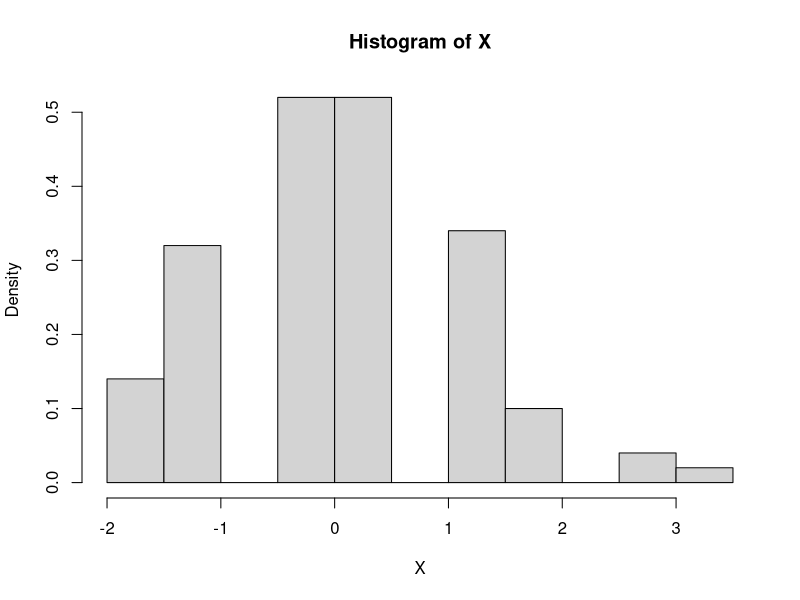

Here is the R script that generated this plot: (Note: this script raises an error after producing the figure.)
###########################
#Leacture 7: Simulations
##########################

#The central limit theorem

n=10;p=.25;S= rbinom(1,n,p)
 (S - n*p)/sqrt(n*p*(1-p))
n = 10;p = .25;S = rbinom(100,n,p)
X = (S - n*p)/sqrt(n*p*(1-p)) # has 100 random numbers
hist(X,prob=T)

#For loops

results =numeric(0) # a place to store the results
 for (i in 1:100) { # the for loop
   S = rbinom(1,n,p) # just 1 this time
   results[i]=(S- n*p)/sqrt(n*p*(1-p)) # store the answer
 }

################################################
#R Basics: Syntax for for
###############################################
#A "for" loop has a simple syntax:
for(variable in vector) { command(s) }


 primes=c(2,3,5,7,11);
## loop over indices of primes with this
for(i in 1:5) print(primes[i])
## or better, loop directly
 for(i in primes) print(i)
 ####################################################
 
 #Example: CLT with normal data
 
 
#(mean(X) - mu)/(sigma/sqrt(n))
 
 
 results = c();
  mu = 0; sigma = 1
  for(i in 1:200) {
    X = rnorm(100,mu,sigma) # generate random data
    results[i] = (mean(X) - mu)/(sigma/sqrt(100))
    }
  hist(results,prob=T)
  
#Normal plots
  
   x = rnorm(100,0,1);qqnorm(x,main='normal(0,1)');qqline(x)
   x = rnorm(100,10,15);qqnorm(x,main='normal(10,15)');qqline(x)
   x = rexp(100,1/10);qqnorm(x,main='exponential mu=10');qqline(x)
   x = runif(100,0,1);qqnorm(x,main='unif(0,1)');qqline(x) 
  
  
   
   ###################################################
   #Using simple.sim and functions
   ###################################################
   
   f = function () {
      S = rbinom(1,n,p)
      (S- n*p)/sqrt(n*p*(1-p))
      }
   
   x=simple.sim(100,f)
    hist(x)
    f = function(n=100,p=.5) {
       S = rbinom(1,n,p)
       (S- n*p)/sqrt(n*p*(1-p))
       }
   
    simple.sim(1000,f,100,.5)
   
    
    the.range = function (x) max(x) - min(x)
    
    find.IQR = function(x) {
       five.num = fivenum(x) # for Tukey's summary
       five.num[4] - five.num[2]
       }
    
    x = rnorm(100) # some sample data
     find.IQR # oops! no argument. Prints definition.
    function(x) {
      five.num = fivenum(x)
      five.num[4] - five.num[2]
    }
     find.IQR(x) # this is better
##########################################################    
   #  Example: A function to sum normal numbers   
########################################################
     
     f = function(n=100,mu=0,sigma=1) {
        nos = rnorm(n,mu,sigma)
        (mean(nos)-mu)/(sigma/sqrt(n))
     }
     
     simulations = simple.sim(100,f,100,5,5)
      hist(simulations,breaks=10,prob=TRUE)
     
###########################################################
      #Example: CLT with exponential data
#########################################################
      
      f = function(n=100,mu=10) (mean(rexp(n,1/mu))-mu)/(mu/sqrt(n))
      
      xvals = seq(-3,3,.01) # for the density plot
       hist(simple.sim(100,f,1,10),probability=TRUE,main="n=1",col=gray(.95))
       points(xvals,dnorm(xvals,0,1),type="l") # plot normal curve
#      ... repeat for n=5,15,50
      
      
     
     
     
   
   
   
   
   
  
  
 
 
 